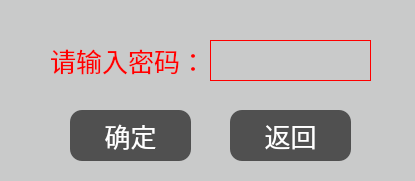
<?xml version="1.0" encoding="UTF-8"?>
<ui version="4.0">
 <class>KeyBd</class>
 <widget class="QDialog" name="KeyBd">
  <property name="geometry">
   <rect>
    <x>0</x>
    <y>0</y>
    <width>415</width>
    <height>181</height>
   </rect>
  </property>
  <property name="windowTitle">
   <string>Dialog</string>
  </property>
  <property name="styleSheet">
   <string notr="true">QWidget{
background-color: rgb(201, 202, 202);
font-size:26px;
}
QPushButton{
border-radius:12px;
background-color: rgb(80, 80, 80);
font-size:26px;
color:white;
}
QPushButton::pressed{
background-color: rgb(120, 120, 120);
}
QLineEdit{
border:1px solid red;
font-size:26px;
}</string>
  </property>
  <widget class="QPushButton" name="pb_close">
   <property name="geometry">
    <rect>
     <x>230</x>
     <y>110</y>
     <width>121</width>
     <height>51</height>
    </rect>
   </property>
   <property name="text">
    <string>返回</string>
   </property>
  </widget>
  <widget class="QPushButton" name="pb_ensure">
   <property name="geometry">
    <rect>
     <x>70</x>
     <y>110</y>
     <width>121</width>
     <height>51</height>
    </rect>
   </property>
   <property name="text">
    <string>确定</string>
   </property>
  </widget>
  <widget class="QLabel" name="label">
   <property name="geometry">
    <rect>
     <x>50</x>
     <y>40</y>
     <width>161</width>
     <height>41</height>
    </rect>
   </property>
   <property name="styleSheet">
    <string notr="true">color:Red;</string>
   </property>
   <property name="text">
    <string>请输入密码：</string>
   </property>
  </widget>
  <widget class="QLineEdit" name="lineEdit">
   <property name="geometry">
    <rect>
     <x>210</x>
     <y>40</y>
     <width>161</width>
     <height>41</height>
    </rect>
   </property>
   <property name="echoMode">
    <enum>QLineEdit::Password</enum>
   </property>
  </widget>
 </widget>
 <resources/>
 <connections/>
</ui>
